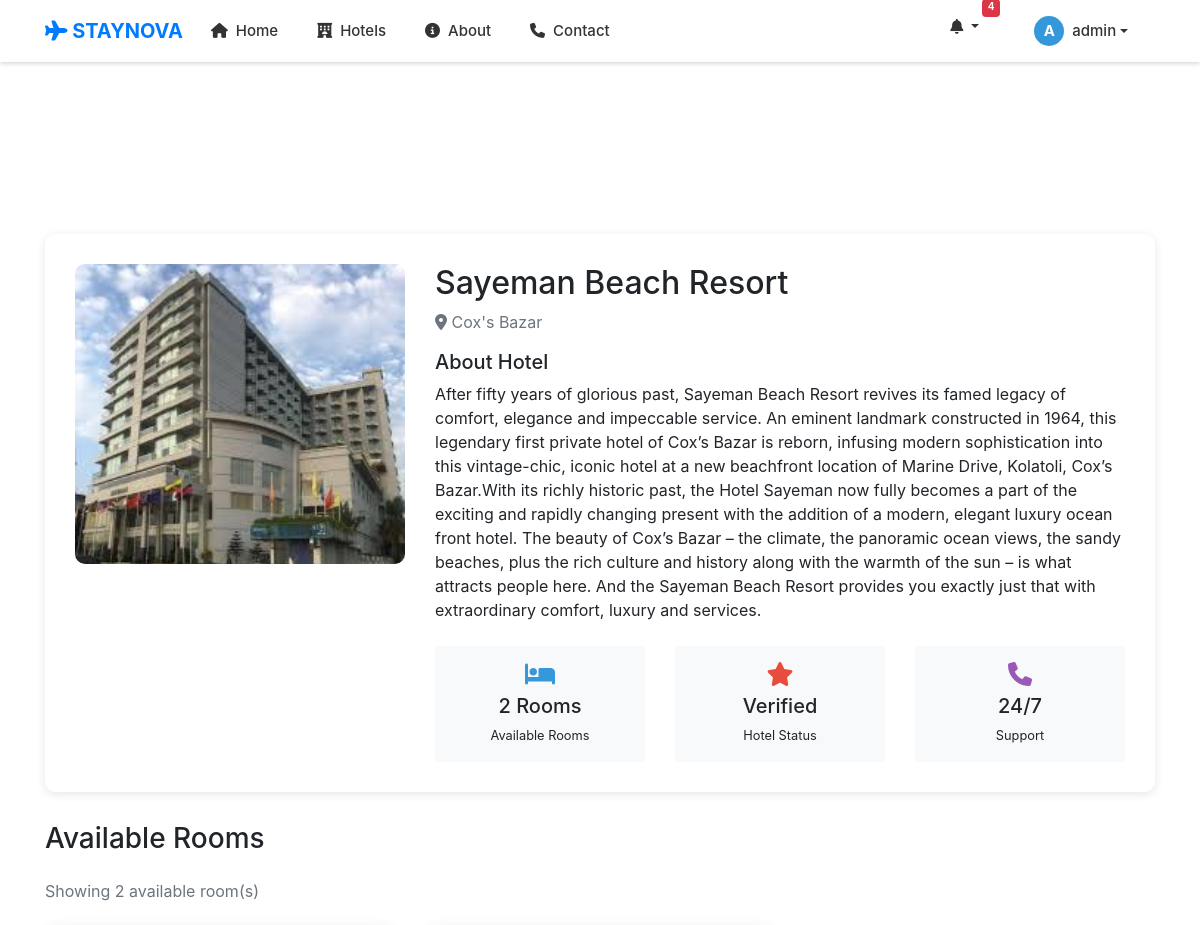
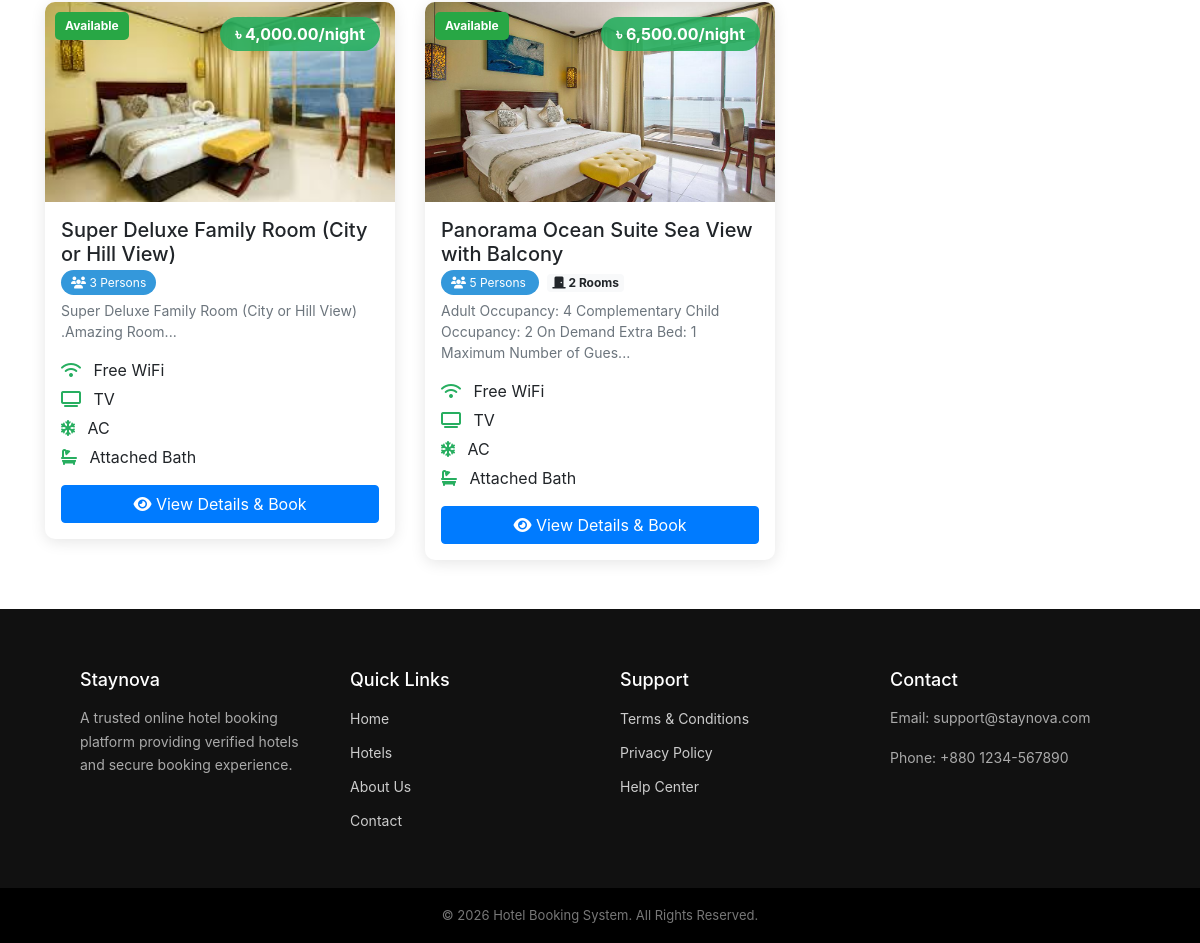
Page /hotel/hotel_details.php?id=20 (signed in) on the committed database (2 pictures, top to bottom).
### tables this page shows
CREATE TABLE `hotels` (
  `id` int(11) NOT NULL,
  `hotel_name` varchar(200) DEFAULT NULL,
  `title` varchar(200) DEFAULT NULL,
  `location` varchar(200) DEFAULT NULL,
  `price` int(11) DEFAULT NULL,
  `description` text DEFAULT NULL,
  `image` varchar(255) DEFAULT NULL,
  `status` enum('pending','approved','off','rejected') DEFAULT 'pending',
  `created_at` timestamp NOT NULL DEFAULT current_timestamp(),
  `owner_id` int(11) DEFAULT NULL,
  `rooms` int(11) DEFAULT 1,
  `capacity` int(11) DEFAULT 2,
  `booked_dates` text DEFAULT '[]',
  `capacity_per_room` int(11) DEFAULT 2,
  `total_rooms` int(11) DEFAULT 1
);

CREATE TABLE `rooms` (
  `id` int(11) NOT NULL,
  `hotel_id` int(11) NOT NULL,
  `room_title` varchar(200) NOT NULL,
  `description` text DEFAULT NULL,
  `capacity` int(11) DEFAULT 2,
  `room_count` int(11) DEFAULT 1,
  `price_per_night` decimal(10,2) NOT NULL,
  `created_at` timestamp NOT NULL DEFAULT current_timestamp(),
  `is_active` tinyint(1) DEFAULT 1,
  `active` tinyint(1) DEFAULT 1
);

### hotel/hotel_details.php (the view, shortened to what this page needs)
<?php
include "../header.php";
$hotel_id = $_GET['id'];
$sql = "SELECT * FROM hotels WHERE id='$hotel_id' AND status='approved'";
$result = mysqli_query($conn, $sql);
$hotel = mysqli_fetch_assoc($result);
$rooms_sql = "SELECT r.*,
              (SELECT image_url FROM room_images WHERE room_id = r.id LIMIT 1) as primary_image
              FROM rooms r
              WHERE r.hotel_id = '$hotel_id'
              AND r.active = 1  -- শুধু active room show হবে
              ORDER BY r.price_per_night ASC";
$rooms_result = mysqli_query($conn, $rooms_sql);
?>
<!DOCTYPE html>
<html>
<head>
    <link rel="stylesheet" href="https://stackpath.bootstrapcdn.com/bootstrap/4.5.2/css/bootstrap.min.css">
    <link rel="stylesheet" href="https://cdnjs.cloudflare.com/ajax/libs/font-awesome/6.4.0/css/all.min.css">
    <link rel="stylesheet" href="../style.css">
</head>
<body>
<?php include "../header.php"; ?>
<div class="container mt-4">
    <div class="hotel-header">
        <div class="row">
            <div class="col-md-4">
                <img src="../uploads/<?php echo !empty($hotel['image']) ? $hotel['image'] : 'default.jpg'; ?>"
                     class="hotel-image" alt="<?php echo $hotel['hotel_name']; ?>"
                     onerror="this.src='../assets/img/default.jpg'">
            </div>
            <div class="col-md-8">
                <h2><?php echo htmlspecialchars($hotel['hotel_name']); ?></h2>
                <p class="text-muted mb-3">
                    <i class="fas fa-map-marker-alt"></i> <?php echo htmlspecialchars($hotel['location']); ?>
                </p>
                <?php if(!empty($hotel['description'])): ?>
                <div class="mb-4">
                    <h5>About Hotel</h5>
                    <p><?php echo nl2br(htmlspecialchars($hotel['description'])); ?></p>
                </div>
                <?php endif; ?>
                <div class="row">
                    <div class="col-md-4">
                        <div class="text-center p-3 bg-light rounded">
                            <div style="font-size: 24px; color: #3498db;">
                                <i class="fas fa-bed"></i>
                            </div>
                            <?php $active_rooms = mysqli_num_rows($rooms_result); ?>
                            <h5 class="mt-2">
                                <?php echo $active_rooms; ?> Rooms
                            </h5>
                            <small>Available Rooms</small>
                        </div>
                    </div>
                    <div class="col-md-4">
                        <div class="text-center p-3 bg-light rounded">
                            <div style="font-size: 24px; color: #e74c3c;">
                                <i class="fas fa-star"></i>
                            </div>
                            <h5 class="mt-2">Verified</h5>
                            <small>Hotel Status</small>
                        </div>
                    </div>
                    <div class="col-md-4">
                        <div class="text-center p-3 bg-light rounded">
                            <div style="font-size: 24px; color: #9b59b6;">
                                <i class="fas fa-phone"></i>
                            </div>
                            <h5 class="mt-2">24/7</h5>
                            <small>Support</small>
                        </div>
                    </div>
                </div>
            </div>
        </div>
    </div>
    <h3 class="mb-4">Available Rooms</h3>
    <?php
    mysqli_data_seek($rooms_result, 0);
    $total_active_rooms = mysqli_num_rows($rooms_result);
    ?>
    <?php if($total_active_rooms > 0): ?>
        <p class="text-muted mb-4">
            Showing <?php echo $total_active_rooms; ?> available room(s)
        </p>
        <div class="row">
            <?php while($room = mysqli_fetch_assoc($rooms_result)): ?>
            <div class="col-md-4 mb-4">
                <div class="room-card">
                    <div style="position: relative;">
                        <div class="room-status-badge status-available">
                            Available
                        </div>
                        <?php if(!empty($room['primary_image'])): ?>
                            <img src="../uploads/rooms/<?php echo $room['primary_image']; ?>"
                                 class="room-image"
                                 alt="<?php echo htmlspecialchars($room['room_title']); ?>"
                                 onerror="this.src='../assets/img/default-room.jpg'; this.style.padding='40px'; this.style.background='#f8f9fa';">
                        <?php else: ?>
                            <div class="room-image bg-light d-flex align-items-center justify-content-center">
                                <i class="fas fa-bed fa-3x text-muted"></i>
                            </div>
                        <?php endif; ?>
                        <div style="position: absolute; top: 15px; right: 15px; background: rgba(39, 174, 96, 0.9); color: white; padding: 5px 15px; border-radius: 20px; font-weight: bold;">
                            ৳ <?php echo number_format($room['price_per_night'], 2); ?>/night
                        </div>
                    </div>
                    <div class="p-3">
                        <h5><?php echo htmlspecialchars($room['room_title']); ?></h5>
                        <div class="mb-2">
                            <span class="capacity-badge">
                                <i class="fas fa-users"></i> <?php echo $room['capacity']; ?> Persons
                            </span>
                            <?php if($room['room_count'] > 1): ?>
                                <span class="badge badge-light ml-2">
                                    <i class="fas fa-door-closed"></i> <?php echo $room['room_count']; ?> Rooms
                                </span>
                            <?php endif; ?>
                        </div>
                        <?php if(!empty($room['description'])): ?>
                        <p class="text-muted mb-3" style="font-size: 14px;">
                            <?php echo substr(htmlspecialchars($room['description']), 0, 100); ?>...
                        </p>
                        <?php endif; ?>
                        <ul class="amenities-list">
                            <li><i class="fas fa-wifi"></i> Free WiFi</li>
                            <li><i class="fas fa-tv"></i> TV</li>
                            <li><i class="fas fa-snowflake"></i> AC</li>
                            <li><i class="fas fa-bath"></i> Attached Bath</li>
                        </ul>
                        <div class="mt-3">
                            <a href="room_details.php?room_id=<?php echo $room['id']; ?>&hotel_id=<?php echo $hotel_id; ?>"
                               class="btn btn-primary btn-block">
                                <i class="fas fa-eye"></i> View Details & Book
                            </a>
                        </div>
                    </div>
                </div>
            </div>
            <?php endwhile; ?>
        </div>
    <?php endif; ?>
</div>
<?php include "../footer.php"; ?>
</body>
</html>

### style.css (style rules this page uses)
body { padding-top: 70px; }

### hotel/hotel_details.php (style rules this page uses)
body { background: #f8f9fa; }
.hotel-header { background: white; padding: 30px; border-radius: 10px; margin-bottom: 30px; box-shadow: 0 2px 10px rgba(0,0,0,0.1); }
.hotel-image { width: 100%; height: 300px; object-fit: cover; border-radius: 10px; }
.room-card { background: white; border-radius: 10px; overflow: hidden; margin-bottom: 25px; box-shadow: 0 3px 15px rgba(0,0,0,0.1); transition: transform 0.3s; }
.room-image { width: 100%; height: 200px; object-fit: cover; }
.capacity-badge { background: #3498db; color: white; padding: 5px 10px; border-radius: 20px; font-size: 12px; }
.amenities-list { list-style: none; padding: 0; }
.amenities-list li { margin-bottom: 5px; }
.amenities-list i { color: #27ae60; margin-right: 8px; }
.room-status-badge { position: absolute; top: 10px; left: 10px; padding: 5px 10px; border-radius: 5px; font-size: 12px; font-weight: bold; z-index: 1; }
.status-available { background: #28a745; color: white; }

### rows in the picture
hotels: image (picture), hotel_name "Sayeman Beach Resort", location "Cox's Bazar", description "After fifty years of glorious past, Sayeman Beach Resort revives its famed legacy of comfort, elegance and impeccable service. An eminent landmark constructed in 1964, this legendary first private hotel of Cox’s Bazar is reborn, infusing modern sophistication into this vintage-chic, iconic hotel at a new beachfront location of Marine Drive, Kolatoli, Cox’s Bazar.With its richly historic past, the Hotel Sayeman now fully becomes a part of the exciting and rapidly changing present with the addition of a modern, elegant luxury ocean front hotel. The beauty of Cox’s Bazar – the climate, the panoramic ocean views, the sandy beaches, plus the rich culture and history along with the warmth of the…"
rooms: shows a picture, price_per_night "4,000.00", room_title "Super Deluxe Family Room (City or Hill View)", capacity "3", description "Super Deluxe Family Room (City or Hill View) .Amazing Room"
rooms: shows a picture, price_per_night "6,500.00", room_title "Panorama Ocean Suite Sea View with Balcony", capacity "5", room_count "2", description "Adult Occupancy: 4 Complementary Child Occupancy: 2 On Demand Extra Bed: 1 Maximum Number of Gues"

### other values in the picture
$unread_count "4"
substr($_SESSION['name'], 0, 1) "A"
$_SESSION['name'] "admin"
$active_rooms "2"
$total_active_rooms "2"
